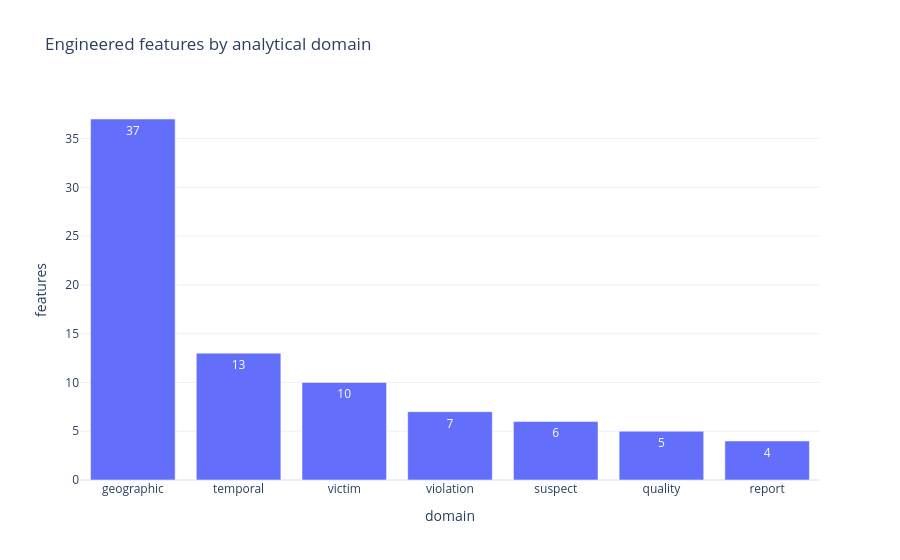

Source (notebook cell):
### Markdown cell above
## 3.16 Before-versus-after summary and feature-domain chart

### Code cell
if df_clean is not None:
    before_after_summary=pd.DataFrame({
        "metric":["Rows","Columns","Missing cells","Memory MB"],
        "raw":[len(df_raw),df_raw.shape[1],int(df_raw.isna().sum().sum()),round(df_raw.memory_usage(deep=True).sum()/1024**2,2)],
        "analysis_ready":[len(df_clean),df_clean.shape[1],int(df_clean.isna().sum().sum()),round(df_clean.memory_usage(deep=True).sum()/1024**2,2)]
    })
    display(before_after_summary)
    domain_counts=feature_catalog_df["domain"].value_counts().rename_axis("domain").reset_index(name="features")
    fig=px.bar(domain_counts,x="domain",y="features",text="features",title="Engineered features by analytical domain")
    fig.update_layout(template="plotly_white")
    fig.show()

### Figure 1 — Plotly figure (JSON) as saved in the notebook; plotly's stock layout.template omitted (floating-point values rounded to 4 significant figures)
{"data": [{"hovertemplate": "domain=%{x}<br>features=%{text}<extra></extra>", "legendgroup": "", "marker": {"color": "#636efa", "pattern": {"shape": ""}}, "name": "", "orientation": "v", "showlegend": false, "text": [37.0, 13.0, 10.0, 7.0, 6.0, 5.0, 4.0], "textposition": "auto", "type": "bar", "x": ["geographic", "temporal", "victim", "violation", "suspect", "quality", "report"], "xaxis": "x", "y": [37, 13, 10, 7, 6, 5, 4], "yaxis": "y"}], "layout": {"barmode": "relative", "legend": {"tracegroupgap": 0}, "title": {"text": "Engineered features by analytical domain"}, "xaxis": {"anchor": "y", "domain": [0, 1], "title": {"text": "domain"}}, "yaxis": {"anchor": "x", "domain": [0, 1], "title": {"text": "features"}}}}
